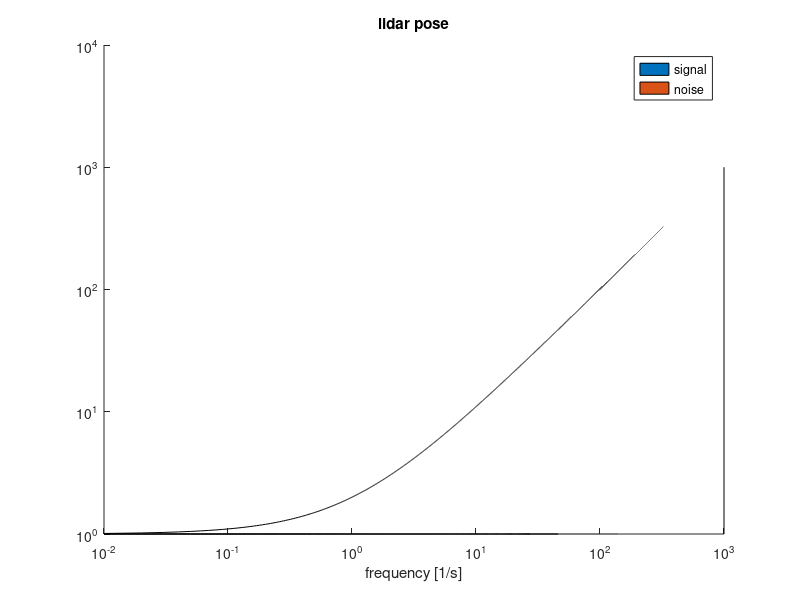
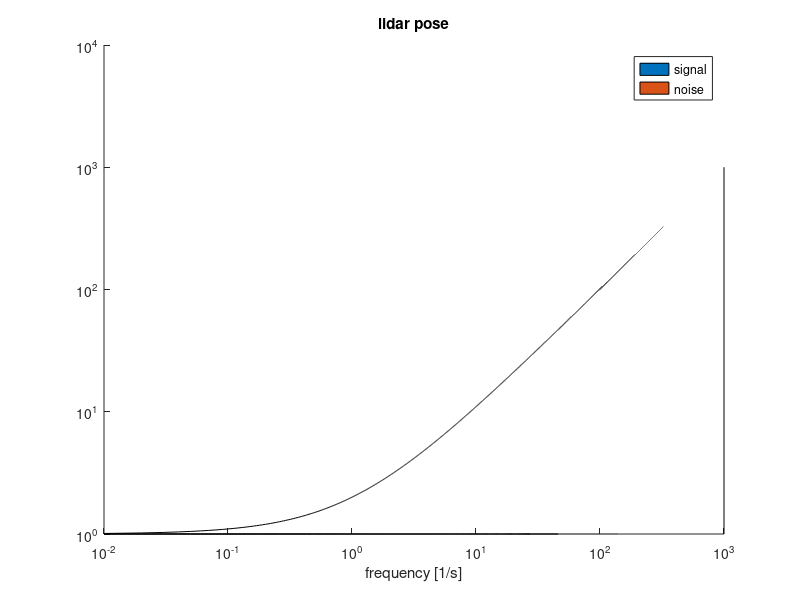

Source code (MATLAB) for these figures, in order:
%lidar
x = (0:0.01:1000)';
lidary = ones(numel(x),1);
lidarnoisey = x;

figure
title('lidar pose')
hold on
area(x,[lidary,lidarnoisey])
xlabel('frequency [1/s]')
set (gca, 'Xscale', 'log')
set (gca, 'Yscale', 'log')
legend('signal','noise')
hold off

figure
title('lidar pose')
hold on
area(x,[lidary,lidarnoisey])
xlabel('frequency [1/s]')
set (gca, 'Xscale', 'log')
set (gca, 'Yscale', 'log')
legend('signal','noise')
hold off